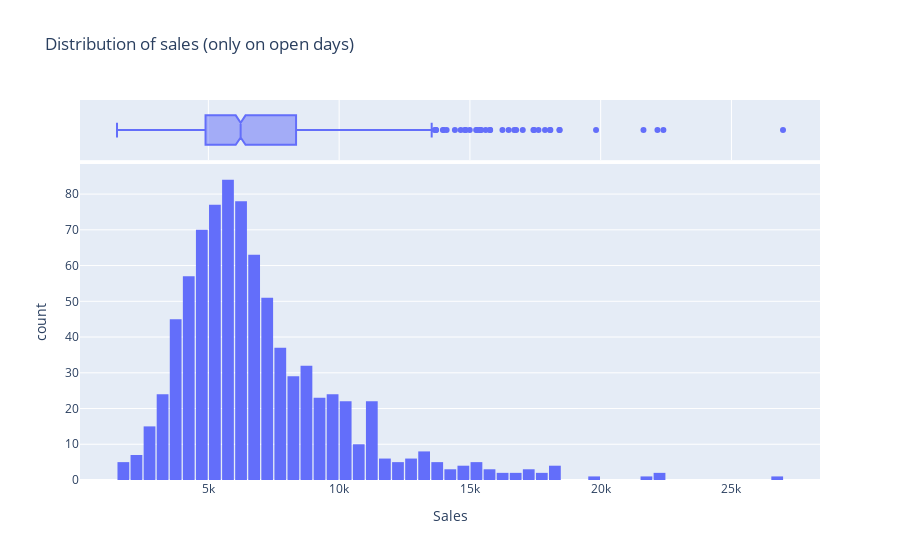

This figure's notebook cell:
### Code cell
fig = px.histogram(merged_sample_df[merged_sample_df.Open == 1], x='Sales',
                   marginal='box',
                   title='Distribution of sales (only on open days)')

fig.update_layout(bargap=0.1)
fig.show()

### Figure 1 — Plotly figure (JSON) as saved in the notebook; plotly's stock layout.template omitted (floating-point values rounded to 4 significant figures; data arrays with more than 128 entries replaced by an {"elided": "..."} marker saying what was removed)
{"data": [{"alignmentgroup": "True", "bingroup": "x", "hovertemplate": "Sales=%{x}<br>count=%{y}<extra></extra>", "legendgroup": "", "marker": {"color": "#636efa", "pattern": {"shape": ""}}, "name": "", "offsetgroup": "", "orientation": "v", "showlegend": false, "type": "histogram", "x": {"elided": "838 int values"}, "xaxis": "x", "yaxis": "y"}, {"alignmentgroup": "True", "hovertemplate": "Sales=%{x}<extra></extra>", "legendgroup": "", "marker": {"color": "#636efa"}, "name": "", "notched": true, "offsetgroup": "", "showlegend": false, "type": "box", "x": {"elided": "838 int values"}, "xaxis": "x2", "yaxis": "y2"}], "layout": {"bargap": 0.1, "barmode": "relative", "legend": {"tracegroupgap": 0}, "title": {"text": "Distribution of sales (only on open days)"}, "xaxis": {"anchor": "y", "domain": [0, 1], "title": {"text": "Sales"}}, "xaxis2": {"anchor": "y2", "domain": [0, 1], "matches": "x", "showgrid": true, "showticklabels": false}, "yaxis": {"anchor": "x", "domain": [0, 0.8316], "title": {"text": "count"}}, "yaxis2": {"anchor": "x2", "domain": [0.8416, 1], "matches": "y2", "showgrid": false, "showline": false, "showticklabels": false, "ticks": ""}}}
